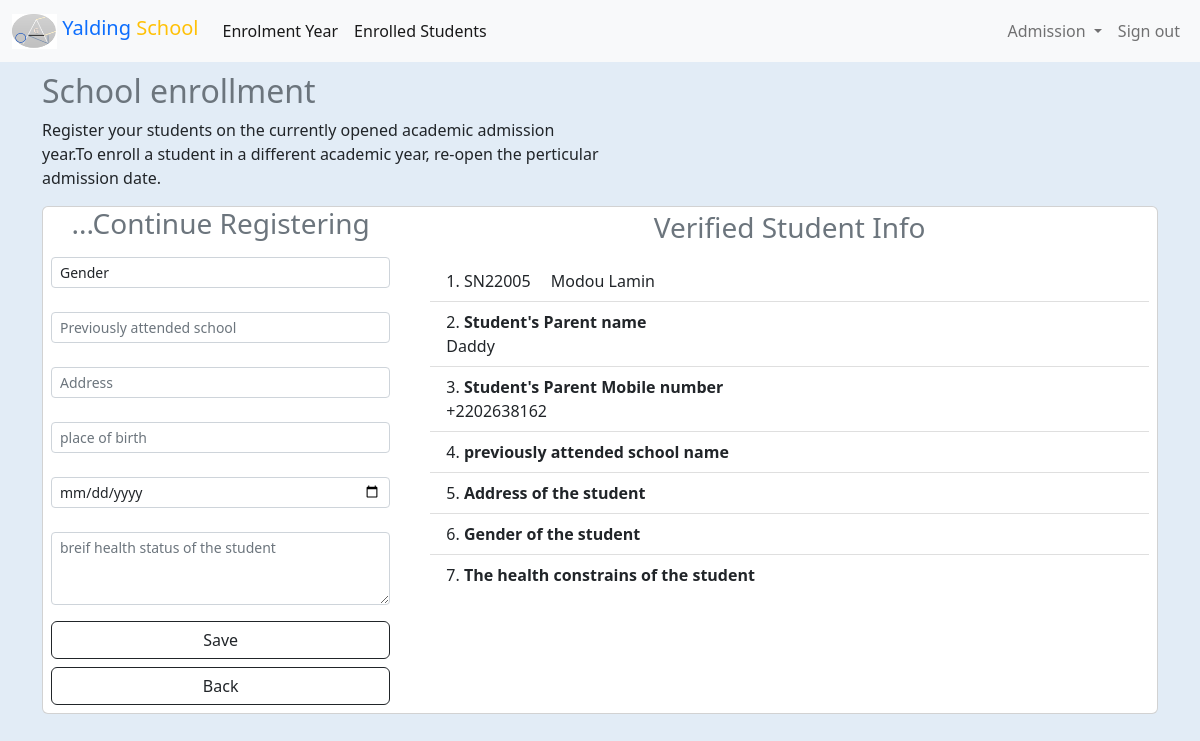
The app's page /app/users/client/admission/sec-data.php?complete=22005 (signed in) with its own data.
### tables this page shows
CREATE TABLE `enroll_student` (
  `record_id` int(11) NOT NULL,
  `stud_id` varchar(25) NOT NULL,
  `stud_name` varchar(50) NOT NULL,
  `stud_parent_name` varchar(50) NOT NULL,
  `stud_parent_mobile` varchar(50) NOT NULL,
  `stud_prev_sch` varchar(200) DEFAULT NULL,
  `stud_address` varchar(75) DEFAULT NULL,
  `stud_gender` varchar(50) DEFAULT NULL,
  `stud_place_birth` varchar(100) DEFAULT NULL,
  `stud_date_brith` datetime DEFAULT NULL,
  `health_relate_problem` text DEFAULT NULL,
  `stud_enroll_yr` varchar(50) NOT NULL,
  `enroll_class` varchar(100) DEFAULT NULL,
  `stud_inputted_by` varchar(50) DEFAULT NULL,
  `stud_inputted_at` datetime NOT NULL DEFAULT current_timestamp(),
  `stud_deleted_by` varchar(50) DEFAULT NULL,
  `stud_deleted_at` datetime DEFAULT NULL,
  `stud_prof_photo_url` text DEFAULT NULL,
  `enroll_done` tinyint(4) NOT NULL DEFAULT 0,
  `auth_enroll` tinyint(4) NOT NULL DEFAULT 0,
  `auth_enroll_by` varchar(50) DEFAULT NULL
);

### core/func.php (called while the page is built, shortened)
<?php
function sanitize($dirty)
{
    return htmlentities($dirty, ENT_QUOTES, "UTF-8");
}

### app/users/client/admission/sec-data.php (the view, shortened to what this page needs)
<?php
require_once $_SERVER['DOCUMENT_ROOT'] . './schoolapp/core/init.php';
include(ROOT . DS . "app" . DS . "components" . DS . "client_nav.php");
if (isset($_GET['complete'])) {
    $student_id = (int)sanitize($_GET['complete']);
    $complete_stud_info = $db->query("SELECT * FROM `enroll_student` WHERE `stud_id` = '{$student_id}'");
?>
    <br>
    <div class="container-fluid mt-5">
        <div class="grid">
            <section>
                <div class="col">
                    <div class="container">
                        <div class="col-md-6">
                            <h2 class="text-secondary">School enrollment</h2>
                            <p>Register your students on the currently opened academic
                                admission year.To enroll a student in a different academic
                                year, re-open the perticular admission date.</p>
                        </div>
                    </div>
                </div>
            </section>
            <section>
                <div class="container">
                    <div class="card">
                        <div class="row">
                            <div class="col-md-4">
                                <h3 class="text-center text-secondary">...Continue Registering</h3>
                                <form action="sec-data.php?complete=<?= $student_id ?>" method="post">
                                    <div class="col-md-12 mt-2 p-2">
                                        <select name="gender" id="gender" class="form-control form-control-sm">
                                            <option value="">Gender</option>
                                        </select>
                                    </div>
                                    <div class="col-md-12 mt-2 p-2">
                                        <input type="text" name="pschool" id="pschool" placeholder="Previously attended school" class="form-control form-control-sm">
                                    </div>
                                    <div class="col-md-12 mt-2 p-2">
                                        <input type="text" name="address" id="address" placeholder="Address" class="form-control form-control-sm">
                                    </div>
                                    <div class="col-md-12 mt-2 p-2">
                                        <input type="text" name="pbirth" id="pbirth" placeholder="place of birth" class="form-control form-control-sm">
                                    </div>
                                    <div class="col-md-12 mt-2 p-2">
                                        <input type="date" name="date-birth" id="date-birth" placeholder="date of birth" class="form-control form-control-sm">
                                    </div>
                                    <div class="col-md-12 mt-2 p-2">
                                        <textarea name="health" id="health" cols="30" rows="3" class="form-control form-control-sm" placeholder="breif health status of the student"></textarea>
                                    </div>
                                    <div class="d-grid gap-2 p-2">
                                        <button name="save" class="btn btn-outline-dark" type="submit">Save</button>
                                        <a href="enroll.php" class="btn btn-outline-dark">Back</a>
                                    </div>
                                </form>
                            </div>
                            <div class="col-md-8">
                                <h3 class="text-center text-secondary mt-1">Verified Student Info</h3>
                                <?php while ($stud_info = mysqli_fetch_assoc($complete_stud_info)) : ?>
                                    <ol class="list-group list-group-numbered list-group-flush p-2">
                                        <li class="list-group-item">SN<?= $stud_info['stud_id'] ?> <span class="ps-3"><?= " " . $stud_info['stud_name'] ?></span></li>
                                        <li class="list-group-item"> <span class="fw-bold">Student's Parent name</span><br>
                                            <?= $stud_info['stud_parent_name'] ?>
                                        </li>
                                        <li class="list-group-item"><span class="fw-bold">Student's Parent Mobile number</span><br>
                                            <?= $stud_info['stud_parent_mobile'] ?>
                                        </li>
                                        <li class="list-group-item"> <span class="fw-bold">previously attended school name</span><br>
                                        </li>
                                        <li class="list-group-item"> <span class="fw-bold">Address of the student</span><br>
                                        </li>
                                        <?php if ($stud_info['stud_gender'] == NULL) : ?>
                                            <li class="list-group-item">
                                                <span class="fw-bold">Gender of the student</span>
                                            </li>
                                        <?php else : ?>
                                            <li class="list-group-item"> <span class="fw-bold">Gender of the student</span><br>
                                                <?= (($stud_info['stud_gender']) == 1) ? "Male" : "Female" ?>
                                            </li>
                                        <?php endif; ?>
                                        <li class="list-group-item"><span class="fw-bold">The health constrains of the student</span><br>
                                        </li>
                                    </ol>
                                <?php endwhile; ?>
                            </div>
                        </div>
                    </div>
            </section>
        <?php }

### css/main.css (style rules this page uses)
body { background-color: #e2ecf6; }

### records on screen
enroll_student: stud "22005", stud_name "Modou Lamin", stud_parent_name "Daddy", stud_parent_mobile "+2202638162", shows "Gender of the student"
